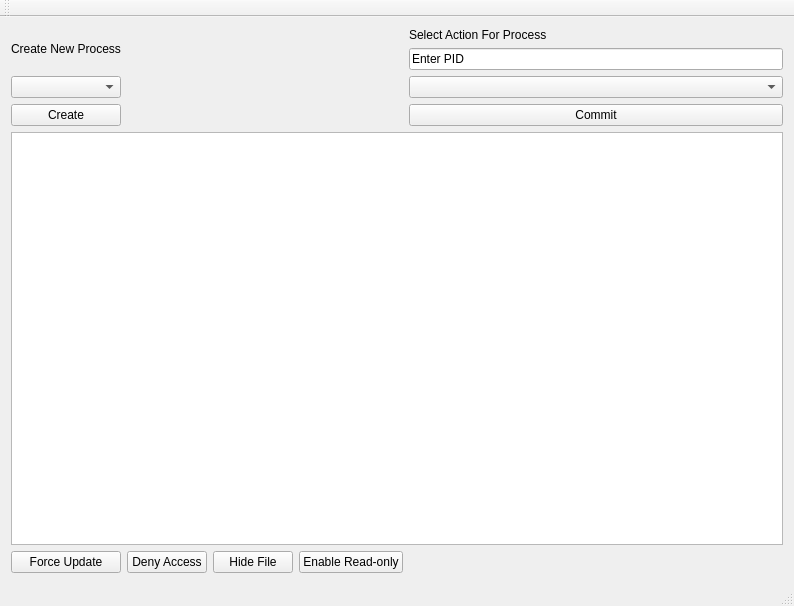
<?xml version="1.0" encoding="UTF-8"?>
<ui version="4.0">
 <class>QtTaskManagerClass</class>
 <widget class="QMainWindow" name="QtTaskManagerClass">
  <property name="geometry">
   <rect>
    <x>0</x>
    <y>0</y>
    <width>794</width>
    <height>606</height>
   </rect>
  </property>
  <property name="windowTitle">
   <string>QtTaskManager</string>
  </property>
  <widget class="QWidget" name="centralWidget">
   <layout class="QGridLayout" name="gridLayout">
    <item row="2" column="2">
     <widget class="QPushButton" name="hideFileButton">
      <property name="text">
       <string>Hide File</string>
      </property>
     </widget>
    </item>
    <item row="2" column="1">
     <widget class="QPushButton" name="denyUserButton">
      <property name="text">
       <string>Deny Access</string>
      </property>
     </widget>
    </item>
    <item row="1" column="0" colspan="5">
     <widget class="QTableWidget" name="processTable"/>
    </item>
    <item row="0" column="0">
     <layout class="QVBoxLayout" name="verticalLayout">
      <item>
       <widget class="QLabel" name="cp_label">
        <property name="text">
         <string>Create New Process</string>
        </property>
       </widget>
      </item>
      <item>
       <widget class="QComboBox" name="comboBox">
        <property name="currentText">
         <string/>
        </property>
       </widget>
      </item>
      <item>
       <widget class="QPushButton" name="cp_button">
        <property name="text">
         <string>Create</string>
        </property>
       </widget>
      </item>
     </layout>
    </item>
    <item row="0" column="4">
     <layout class="QVBoxLayout" name="verticalLayout_2">
      <item>
       <widget class="QLabel" name="label">
        <property name="text">
         <string>Select Action For Process</string>
        </property>
       </widget>
      </item>
      <item>
       <widget class="QLineEdit" name="pidLine">
        <property name="text">
         <string>Enter PID</string>
        </property>
       </widget>
      </item>
      <item>
       <widget class="QComboBox" name="processActionBox"/>
      </item>
      <item>
       <widget class="QPushButton" name="commit_button">
        <property name="text">
         <string>Commit</string>
        </property>
       </widget>
      </item>
     </layout>
    </item>
    <item row="2" column="0">
     <widget class="QPushButton" name="forceUpdateButton">
      <property name="text">
       <string>Force Update</string>
      </property>
     </widget>
    </item>
    <item row="2" column="3">
     <widget class="QPushButton" name="readonlyButton">
      <property name="text">
       <string>Enable Read-only</string>
      </property>
     </widget>
    </item>
   </layout>
  </widget>
  <widget class="QMenuBar" name="menuBar">
   <property name="geometry">
    <rect>
     <x>0</x>
     <y>0</y>
     <width>794</width>
     <height>21</height>
    </rect>
   </property>
  </widget>
  <widget class="QToolBar" name="mainToolBar">
   <attribute name="toolBarArea">
    <enum>TopToolBarArea</enum>
   </attribute>
   <attribute name="toolBarBreak">
    <bool>false</bool>
   </attribute>
  </widget>
  <widget class="QStatusBar" name="statusBar"/>
 </widget>
 <layoutdefault spacing="6" margin="11"/>
 <resources/>
 <connections/>
</ui>
